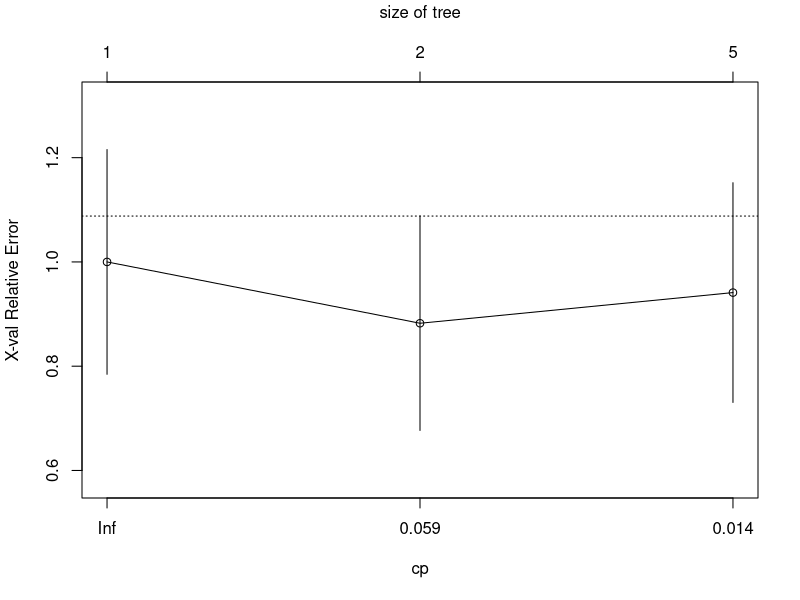
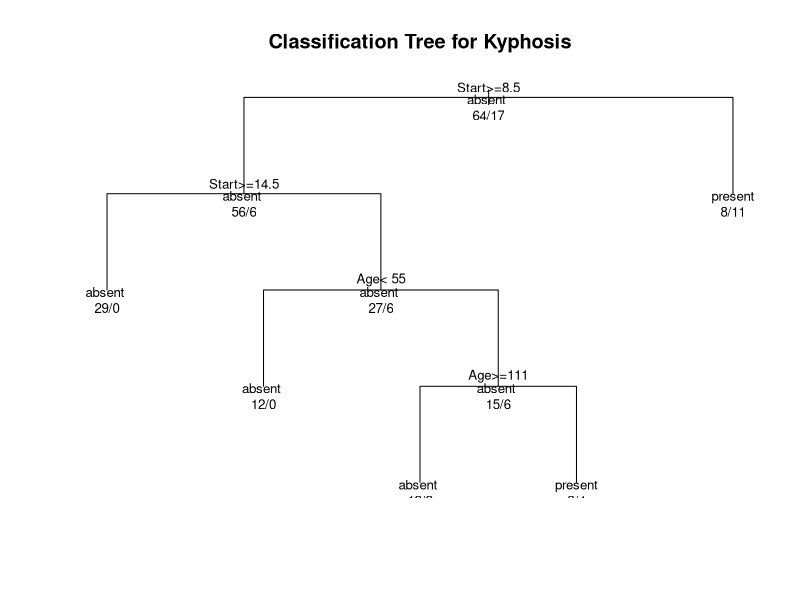

Source code (R) for these figures, in order:
# Classification Tree with rpart
library(rpart)

# grow tree 
fit <- rpart(Kyphosis ~ Age + Number + Start,
             method="class", data=kyphosis)

printcp(fit) # display the results 
plotcp(fit) # visualize cross-validation results 
summary(fit) # detailed summary of splits

# plot tree 
plot(fit, uniform=TRUE, 
     main="Classification Tree for Kyphosis")
text(fit, use.n=TRUE, all=TRUE, cex=.8)

# create attractive postscript plot of tree 
post(fit, file = "tree.ps", 
     title = "Classification Tree for Kyphosis")